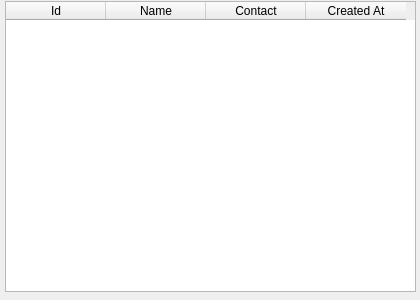
<?xml version="1.0" encoding="UTF-8"?>
<ui version="4.0">
 <class>CustomerListDialog</class>
 <widget class="QDialog" name="CustomerListDialog">
  <property name="geometry">
   <rect>
    <x>0</x>
    <y>0</y>
    <width>420</width>
    <height>300</height>
   </rect>
  </property>
  <property name="windowTitle">
   <string>Dialog</string>
  </property>
  <widget class="QTableWidget" name="tableCustomers">
   <property name="geometry">
    <rect>
     <x>5</x>
     <y>1</y>
     <width>411</width>
     <height>291</height>
    </rect>
   </property>
   <property name="columnCount">
    <number>4</number>
   </property>
   <column>
    <property name="text">
     <string>Id</string>
    </property>
   </column>
   <column>
    <property name="text">
     <string>Name</string>
    </property>
   </column>
   <column>
    <property name="text">
     <string>Contact</string>
    </property>
   </column>
   <column>
    <property name="text">
     <string>Created At</string>
    </property>
   </column>
  </widget>
 </widget>
 <resources/>
 <connections/>
</ui>
